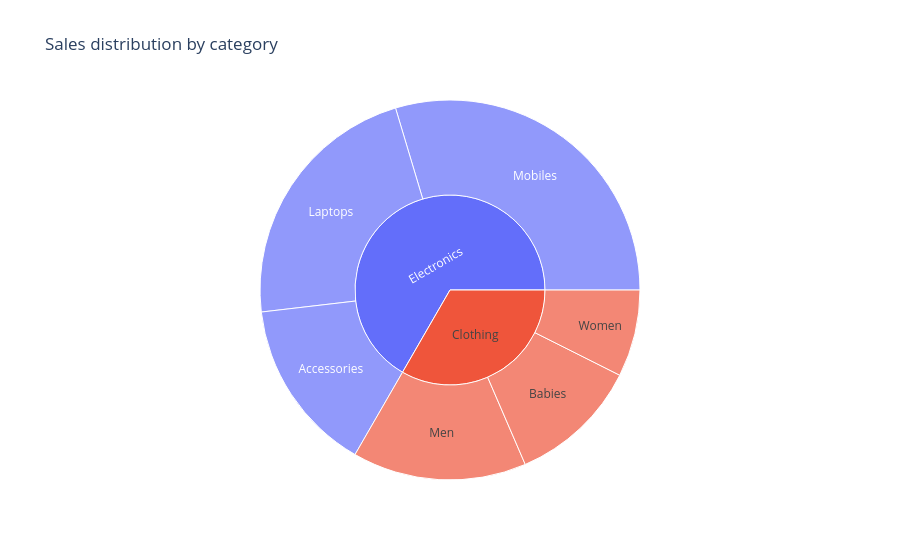

Here is the notebook cell this chart was saved with:
### Markdown cell above
# Treemap chart in Python

Treemap charts can be created using libraries such as Matplotlib and Plotly. These charts are useful for visualizing hierarchical data, where each level of the hierarchy is represented as a rectangle, with the size of the rectangle representing the value of that level.

### Code cell
# Treemap chart in Python
import matplotlib.pyplot as plt
import squarify
libels =['A', 'B', 'C', 'D', 'E']
sizes = [40, 25, 15, 10, 10]

plt.figure(figsize=(8, 6))
squarify.plot(
            sizes=sizes, 
            label=libels, 
            color=plt.cm.Set3.colors,
            alpha=0.9
)
            
plt.title('Treemap Chart Example')
plt.axis('off')
plt.tight_layout()
plt.show()


fig.show()

### Figure 1 — Plotly figure (JSON) as saved in the notebook; plotly's stock layout.template omitted (floating-point values rounded to 4 significant figures)
{"data": [{"branchvalues": "total", "domain": {"x": [0, 1], "y": [0, 1]}, "hovertemplate": "labels=%{label}<br>value=%{value}<br>parent=%{parent}<br>id=%{id}<extra></extra>", "ids": ["Electronics/Mobiles", "Electronics/Laptops", "Electronics/Accessories", "Clothing/Men", "Clothing/Women", "Clothing/Babies", "Electronics", "Clothing"], "labels": ["Mobiles", "Laptops", "Accessories", "Men", "Women", "Babies", "Electronics", "Clothing"], "name": "", "parents": ["Electronics", "Electronics", "Electronics", "Clothing", "Clothing", "Clothing", "", ""], "type": "sunburst", "values": [40.0, 30.0, 20.0, 20.0, 10.0, 15.0, 90.0, 45.0]}], "layout": {"legend": {"tracegroupgap": 0}, "title": {"text": "Sales distribution by category"}}}
